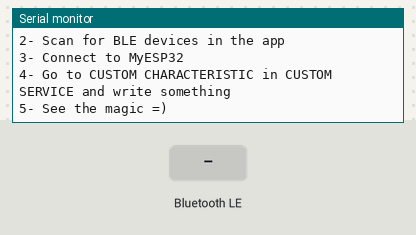
A sketch run on a simulated ESP32. Parts: the last lines printed to the serial monitor. The test bench sets the inputs (shaded band). Nothing arrives over Bluetooth unless stated; a phone connects over Bluetooth LE 3 s after start.

Above: at 1.2 s.
1.3 s: Bluetooth LE write "1" received
At 2.5 s:
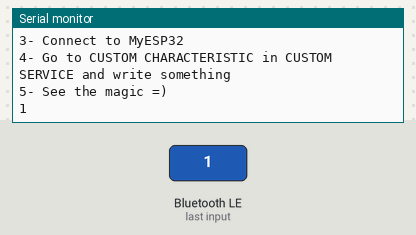
2.8 s: Bluetooth LE write "0" received
At 3.9 s:
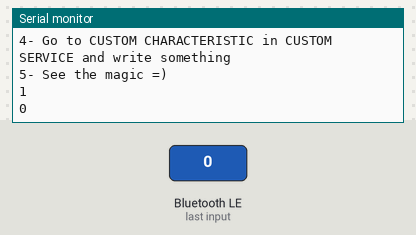
4.3 s: Bluetooth LE write "2" received
At 5.0 s:
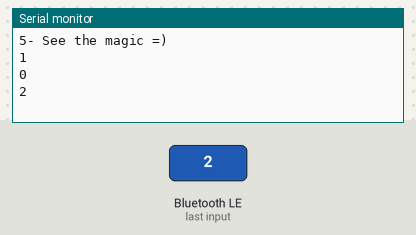

The sketch:

esp32_bluetooth.ino
```cpp
/*
    Based on Neil Kolban example for IDF: https://github.com/nkolban/esp32-snippets/blob/master/cpp_utils/tests/BLE%20Tests/SampleWrite.cpp
    Ported to Arduino ESP32 by Evandro Copercini
*/

#include <BLEDevice.h>
#include <BLEUtils.h>
#include <BLEServer.h>

// See the following for generating UUIDs:
// https://www.uuidgenerator.net/

#define SERVICE_UUID        "YOUR_SERVICE_UUID_HERE"
#define CHARACTERISTIC_UUID "YOUR_CHARACTERISTIC_UUID_HERE"

class MyCallbacks: public BLECharacteristicCallbacks {
    void onWrite(BLECharacteristic *pCharacteristic) {
      std::string value = pCharacteristic->getValue();

      if (value.length() > 0) {
        for (int i = 0; i < value.length(); i++) {
          Serial.print(value[i]);
		  Serial2.write(value[i]);
		}
        Serial.println();
      }
    }
};

void setup() {
  Serial.begin(115200);
  Serial2.begin(115200, SERIAL_8N1, 16, 17);

  Serial.println("1- Download and install an BLE scanner app in your phone");
  Serial.println("2- Scan for BLE devices in the app");
  Serial.println("3- Connect to MyESP32");
  Serial.println("4- Go to CUSTOM CHARACTERISTIC in CUSTOM SERVICE and write something");
  Serial.println("5- See the magic =)");

  BLEDevice::init("ESP32");
  BLEServer *pServer = BLEDevice::createServer();

  BLEService *pService = pServer->createService(SERVICE_UUID);

  BLECharacteristic *pCharacteristic = pService->createCharacteristic(
                                         CHARACTERISTIC_UUID,
                                         BLECharacteristic::PROPERTY_READ |
                                         BLECharacteristic::PROPERTY_WRITE
                                       );

  pCharacteristic->setCallbacks(new MyCallbacks());

  pCharacteristic->setValue("Hello World");
  pService->start();

  BLEAdvertising *pAdvertising = pServer->getAdvertising();
  pAdvertising->start();
}

void loop() {
  // put your main code here, to run repeatedly:
  delay(2000);
}
```

Measured:
- after the input at 1.3 s, the serial monitor: prints a new line at once (image 1)
- after the input at 2.8 s, the serial monitor: prints a new line at once (image 2)
- after the input at 4.3 s, the serial monitor: prints a new line at once (image 3)
